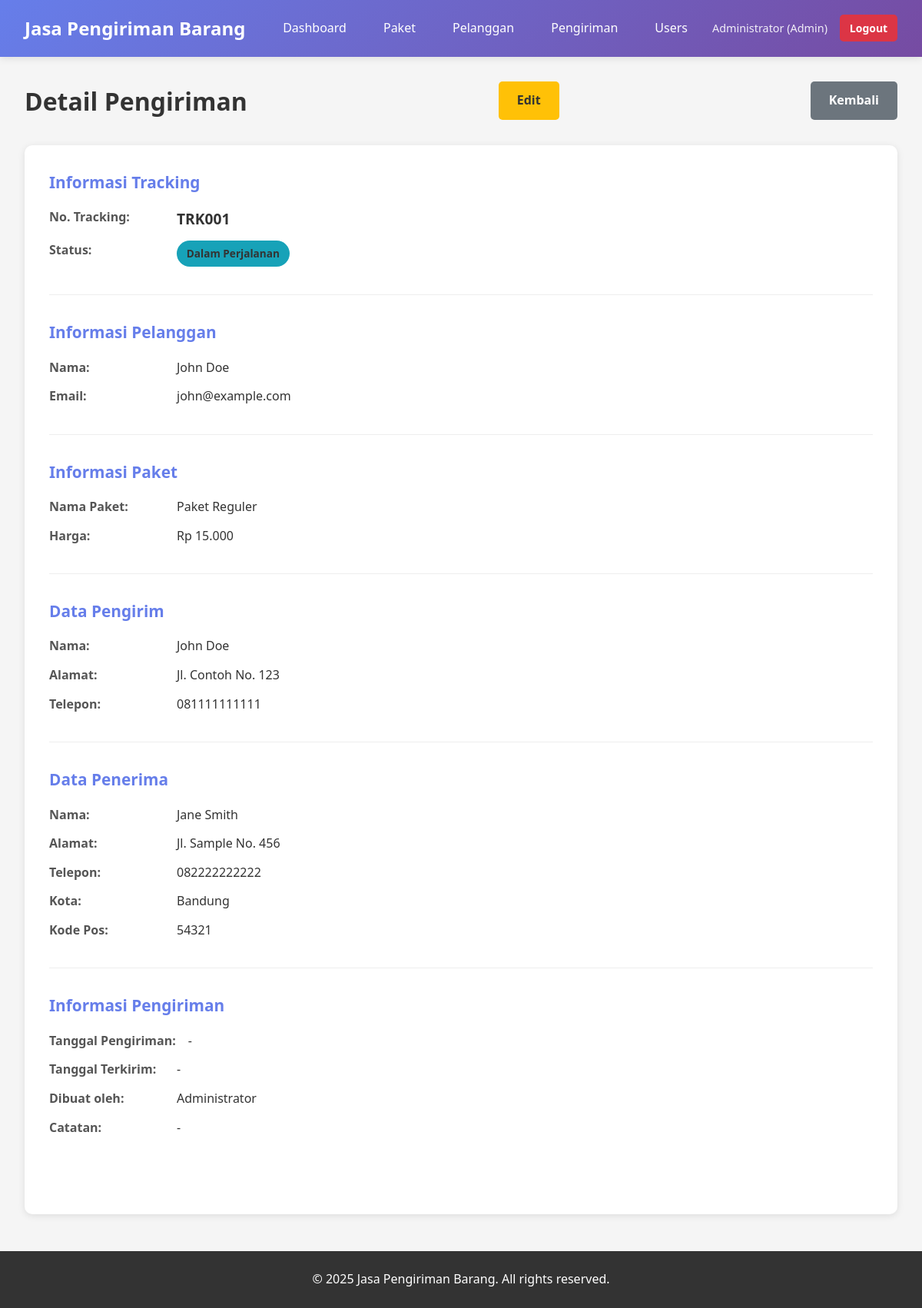
Screenshot of /shipments/view.php?id=1 (signed in) with the database file from the repository.
### tables this page shows
CREATE TABLE IF NOT EXISTS shipments (
    id INT PRIMARY KEY AUTO_INCREMENT,
    tracking_number VARCHAR(50) NOT NULL UNIQUE,
    customer_id INT NOT NULL,
    package_id INT NOT NULL,
    sender_name VARCHAR(100) NOT NULL,
    sender_address TEXT NOT NULL,
    sender_phone VARCHAR(20) NOT NULL,
    receiver_name VARCHAR(100) NOT NULL,
    receiver_address TEXT NOT NULL,
    receiver_phone VARCHAR(20) NOT NULL,
    receiver_city VARCHAR(50) NOT NULL,
    receiver_postal_code VARCHAR(10),
    status ENUM('pending', 'in_transit', 'delivered', 'cancelled') DEFAULT 'pending',
    shipping_date DATE,
    delivery_date DATE,
    notes TEXT,
    created_by INT NOT NULL,
    created_at TIMESTAMP DEFAULT CURRENT_TIMESTAMP,
    updated_at TIMESTAMP DEFAULT CURRENT_TIMESTAMP ON UPDATE CURRENT_TIMESTAMP,
    FOREIGN KEY (customer_id) REFERENCES customers(id) ON DELETE RESTRICT,
    FOREIGN KEY (package_id) REFERENCES packages(id) ON DELETE RESTRICT,
    FOREIGN KEY (created_by) REFERENCES users(id) ON DELETE RESTRICT
);

CREATE TABLE IF NOT EXISTS customers (
    id INT PRIMARY KEY AUTO_INCREMENT,
    name VARCHAR(100) NOT NULL,
    email VARCHAR(100),
    phone VARCHAR(20) NOT NULL,
    address TEXT NOT NULL,
    city VARCHAR(50) NOT NULL,
    postal_code VARCHAR(10),
    created_at TIMESTAMP DEFAULT CURRENT_TIMESTAMP,
    updated_at TIMESTAMP DEFAULT CURRENT_TIMESTAMP ON UPDATE CURRENT_TIMESTAMP
);

CREATE TABLE IF NOT EXISTS packages (
    id INT PRIMARY KEY AUTO_INCREMENT,
    name VARCHAR(100) NOT NULL,
    description TEXT,
    weight DECIMAL(10,2) NOT NULL,
    length DECIMAL(10,2),
    width DECIMAL(10,2),
    height DECIMAL(10,2),
    price DECIMAL(10,2) NOT NULL,
    status ENUM('active', 'inactive') DEFAULT 'active',
    created_at TIMESTAMP DEFAULT CURRENT_TIMESTAMP,
    updated_at TIMESTAMP DEFAULT CURRENT_TIMESTAMP ON UPDATE CURRENT_TIMESTAMP
);

CREATE TABLE IF NOT EXISTS users (
    id INT PRIMARY KEY AUTO_INCREMENT,
    username VARCHAR(50) NOT NULL UNIQUE,
    email VARCHAR(100) NOT NULL UNIQUE,
    password VARCHAR(255) NOT NULL,
    full_name VARCHAR(100) NOT NULL,
    phone VARCHAR(20),
    address TEXT,
    role_id INT NOT NULL,
    created_at TIMESTAMP DEFAULT CURRENT_TIMESTAMP,
    updated_at TIMESTAMP DEFAULT CURRENT_TIMESTAMP ON UPDATE CURRENT_TIMESTAMP,
    FOREIGN KEY (role_id) REFERENCES roles(id) ON DELETE RESTRICT
);

### config/auth.php (called while the page is built, shortened)
<?php
function isLoggedIn() {
    return isset($_SESSION['user_id']);
}
function hasRole($roleName) {
    return isset($_SESSION['role']) && $_SESSION['role'] === $roleName;
}
function isAdmin() {
    return hasRole('Admin');
}
function isStaff() {
    return hasRole('Staff') || isAdmin();
}
?>

### shipments/view.php (the view, shortened to what this page needs)
<?php
require_once '../config/auth.php';
$id = $_GET['id'] ?? 0;
$conn = getDBConnection();
if (hasRole('Customer') && !isStaff()) {
    $user_stmt = $conn->prepare("SELECT email FROM users WHERE id = ?");
    $user_stmt->bind_param("i", $_SESSION['user_id']);
    $user_stmt->execute();
    $user_result = $user_stmt->get_result();
    $user = $user_result->fetch_assoc();
    $user_stmt->close();
    if ($user && $user['email']) {
        $stmt = $conn->prepare("SELECT s.*, c.name as customer_name, c.email as customer_email, p.name as package_name, p.price as package_price, u.full_name as created_by_name
                               FROM shipments s
                               JOIN customers c ON s.customer_id = c.id
                               JOIN packages p ON s.package_id = p.id
                               JOIN users u ON s.created_by = u.id
                               WHERE s.id = ? AND c.email = ?");
        $stmt->bind_param("is", $id, $user['email']);
    } else {
        $stmt = null;
    }
} else {
    $stmt = $conn->prepare("SELECT s.*, c.name as customer_name, c.email as customer_email, p.name as package_name, p.price as package_price, u.full_name as created_by_name
                           FROM shipments s
                           JOIN customers c ON s.customer_id = c.id
                           JOIN packages p ON s.package_id = p.id
                           JOIN users u ON s.created_by = u.id
                           WHERE s.id = ?");
    $stmt->bind_param("i", $id);
}
if ($stmt) {
    $stmt->execute();
    $result = $stmt->get_result();
    $shipment = $result->fetch_assoc();
} else {
    $shipment = null;
}
?>
<!DOCTYPE html>
<html lang="id">
<head>
    <link rel="stylesheet" href="../assets/css/style.css">
</head>
<body>
    <?php include '../includes/header.php'; ?>
    <div class="container">
        <div class="page-header">
            <h1>Detail Pengiriman</h1>
            <?php if (isStaff()): ?>
                <a href="edit.php?id=<?php echo $shipment['id']; ?>" class="btn btn-warning">Edit</a>
            <?php endif; ?>
            <a href="<?php
                if (isStaff()) {
                    echo 'index.php';
                } elseif (hasRole('Customer')) {
                    echo 'my-shipments.php';
                } else {
                    echo '../index.php';
                }
            ?>" class="btn btn-secondary">Kembali</a>
        </div>
        <div class="detail-card">
            <div class="detail-section">
                <h2>Informasi Tracking</h2>
                <div class="detail-row">
                    <strong>No. Tracking:</strong>
                    <span class="tracking-number"><?php echo htmlspecialchars($shipment['tracking_number']); ?></span>
                </div>
                <div class="detail-row">
                    <strong>Status:</strong>
                    <span class="badge badge-<?php echo $shipment['status']; ?>">
                        <?php
                        $status_labels = [
                            'pending' => 'Pending',
                            'in_transit' => 'Dalam Perjalanan',
                            'delivered' => 'Terkirim',
                            'cancelled' => 'Dibatalkan'
                        ];
                        echo $status_labels[$shipment['status']] ?? $shipment['status'];
                        ?>
                    </span>
                </div>
            </div>
            <div class="detail-section">
                <h2>Informasi Pelanggan</h2>
                <div class="detail-row">
                    <strong>Nama:</strong>
                    <span><?php echo htmlspecialchars($shipment['customer_name']); ?></span>
                </div>
                <div class="detail-row">
                    <strong>Email:</strong>
                    <span><?php echo htmlspecialchars($shipment['customer_email'] ?? '-'); ?></span>
                </div>
            </div>
            <div class="detail-section">
                <h2>Informasi Paket</h2>
                <div class="detail-row">
                    <strong>Nama Paket:</strong>
                    <span><?php echo htmlspecialchars($shipment['package_name']); ?></span>
                </div>
                <div class="detail-row">
                    <strong>Harga:</strong>
                    <span>Rp <?php echo number_format($shipment['package_price'], 0, ',', '.'); ?></span>
                </div>
            </div>
            <div class="detail-section">
                <h2>Data Pengirim</h2>
                <div class="detail-row">
                    <strong>Nama:</strong>
                    <span><?php echo htmlspecialchars($shipment['sender_name']); ?></span>
                </div>
                <div class="detail-row">
                    <strong>Alamat:</strong>
                    <span><?php echo nl2br(htmlspecialchars($shipment['sender_address'])); ?></span>
                </div>
                <div class="detail-row">
                    <strong>Telepon:</strong>
                    <span><?php echo htmlspecialchars($shipment['sender_phone']); ?></span>
                </div>
            </div>
            <div class="detail-section">
                <h2>Data Penerima</h2>
                <div class="detail-row">
                    <strong>Nama:</strong>
                    <span><?php echo htmlspecialchars($shipment['receiver_name']); ?></span>
                </div>
                <div class="detail-row">
                    <strong>Alamat:</strong>
                    <span><?php echo nl2br(htmlspecialchars($shipment['receiver_address'])); ?></span>
                </div>
                <div class="detail-row">
                    <strong>Telepon:</strong>
                    <span><?php echo htmlspecialchars($shipment['receiver_phone']); ?></span>
                </div>
                <div class="detail-row">
                    <strong>Kota:</strong>
                    <span><?php echo htmlspecialchars($shipment['receiver_city']); ?></span>
                </div>
                <div class="detail-row">
                    <strong>Kode Pos:</strong>
                    <span><?php echo htmlspecialchars($shipment['receiver_postal_code'] ?? '-'); ?></span>
                </div>
            </div>
            <div class="detail-section">
                <h2>Informasi Pengiriman</h2>
                <div class="detail-row">
                    <strong>Tanggal Pengiriman:</strong>
                    <span><?php echo $shipment['shipping_date'] ? date('d/m/Y', strtotime($shipment['shipping_date'])) : '-'; ?></span>
                </div>
                <div class="detail-row">
                    <strong>Tanggal Terkirim:</strong>
                    <span><?php echo $shipment['delivery_date'] ? date('d/m/Y', strtotime($shipment['delivery_date'])) : '-'; ?></span>
                </div>
                <div class="detail-row">
                    <strong>Dibuat oleh:</strong>
                    <span><?php echo htmlspecialchars($shipment['created_by_name']); ?></span>
                </div>
                <div class="detail-row">
                    <strong>Catatan:</strong>
                    <span><?php echo $shipment['notes'] ? nl2br(htmlspecialchars($shipment['notes'])) : '-'; ?></span>
                </div>
            </div>
        </div>
    </div>
    <?php include '../includes/footer.php'; ?>
</body>
</html>

### assets/css/style.css (style rules this page uses)
* { margin: 0; padding: 0; box-sizing: border-box; }
body { font-family: 'Segoe UI', Tahoma, Geneva, Verdana, sans-serif; background-color: #f5f5f5; color: #333; line-height: 1.6; }
.container { max-width: 1200px; margin: 2rem auto; padding: 0 2rem; }
.btn { display: inline-block; padding: 0.75rem 1.5rem; border: none; border-radius: 5px; font-size: 1rem; font-weight: 600; text-decoration: none; cursor: pointer; transition: all 0.3s; text-align: center; }
.btn-secondary { background: #6c757d; color: white; }
.btn-warning { background: #ffc107; color: #333; }
.page-header { display: flex; justify-content: space-between; align-items: center; margin-bottom: 2rem; flex-wrap: wrap; gap: 1rem; }
.page-header h1 { color: #333; }
.badge { display: inline-block; padding: 0.4rem 0.8rem; border-radius: 20px; font-size: 0.85rem; font-weight: 600; }
.badge-in_transit { background: #17a2b8; color: white; }
.detail-card { background: white; padding: 2rem; border-radius: 10px; box-shadow: 0 2px 10px rgba(0,0,0,0.1); }
.detail-section { margin-bottom: 2rem; padding-bottom: 1.5rem; border-bottom: 1px solid #eee; }
.detail-section:last-child { border-bottom: none; }
.detail-section h2 { color: #667eea; margin-bottom: 1rem; font-size: 1.3rem; }
.detail-row { display: flex; margin-bottom: 0.75rem; gap: 1rem; }
.detail-row strong { min-width: 150px; color: #555; }
.detail-row span { color: #333; }
.tracking-number { font-size: 1.2rem; font-weight: bold; color: #667eea; }

### rows the page displays
shipments: tracking_number "TRK001", status "Dalam Perjalanan", customer.name "John Doe", customer.email "john@example.com", package.name "Paket Reguler", package.price "15.000", sender_name "John Doe", sender_address "Jl. Contoh No. 123", sender_phone "081111111111", receiver_name "Jane Smith", receiver_address "Jl. Sample No. 456", receiver_phone "082222222222", receiver_city "Bandung", receiver_postal_code "54321", created_by.full_name "Administrator"

### other values shown
$_SESSION['full_name'] "Administrator"
$_SESSION['role'] "Admin"
